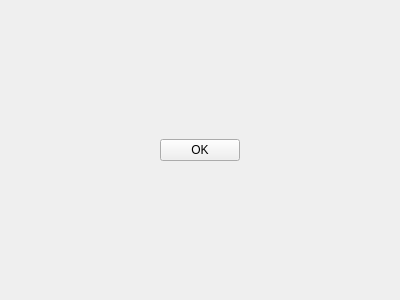
<?xml version="1.0" encoding="UTF-8"?>
<ui version="4.0">
 <class>OneButton</class>
 <widget class="QWidget" name="OneButton">
  <property name="geometry">
   <rect>
    <x>0</x>
    <y>0</y>
    <width>400</width>
    <height>300</height>
   </rect>
  </property>
  <property name="minimumSize">
   <size>
    <width>0</width>
    <height>0</height>
   </size>
  </property>
  <property name="windowTitle">
   <string>One Button</string>
  </property>
  <layout class="QVBoxLayout" name="verticalLayout">
   <item alignment="Qt::AlignHCenter">
    <widget class="QPushButton" name="okButton">
     <property name="text">
      <string>OK</string>
     </property>
    </widget>
   </item>
  </layout>
 </widget>
 <resources/>
 <connections/>
</ui>
